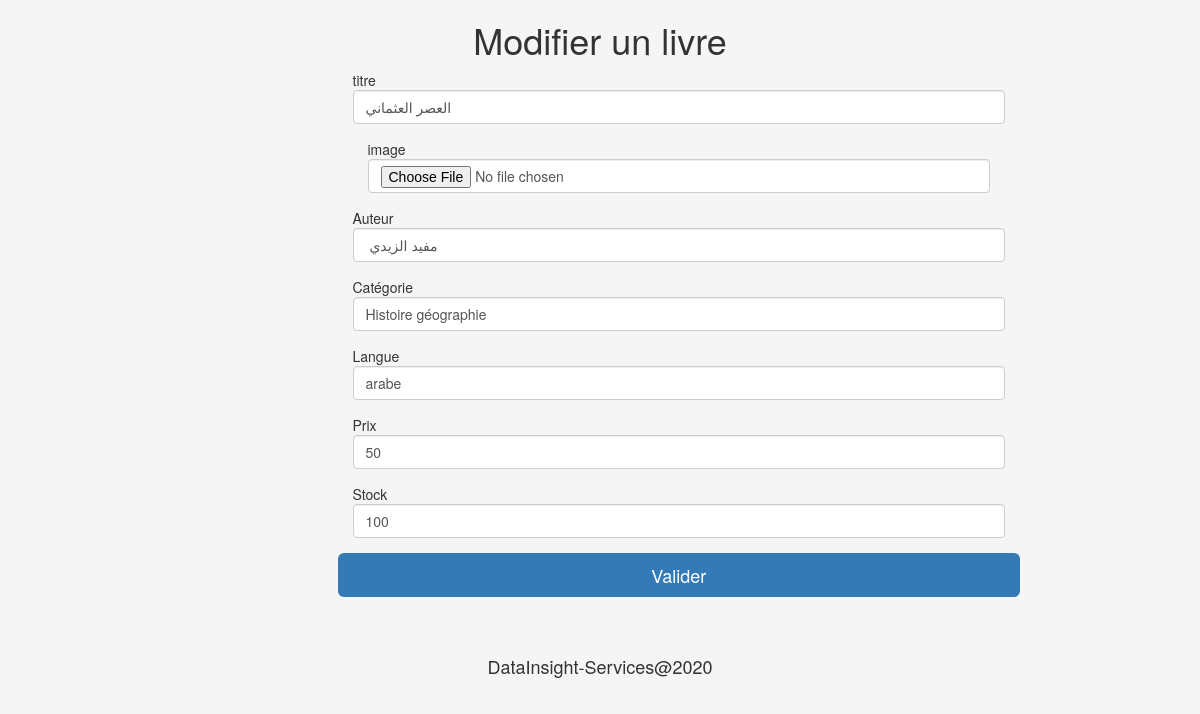
/Code/php/livreedit.php?id=1 (signed in), run on the app's committed database.
### tables this page shows
CREATE TABLE `livre` (
  `id` int(100) NOT NULL,
  `titre` varchar(200) NOT NULL,
  `auteur` varchar(300) NOT NULL,
  `img` varchar(200) NOT NULL,
  `categorie` varchar(200) NOT NULL,
  `langue` varchar(200) NOT NULL,
  `prix` int(11) NOT NULL DEFAULT 50,
  `stock` int(11) NOT NULL DEFAULT 100
);

### Code/Classes/dbconnect.php (called while the page is built, shortened)
<?php
class DB_con
{
function __construct()
{
$con = mysqli_connect(DB_SERVER,DB_USER,DB_PASS,DB_NAME);
$this->dbh=$con;
}
}
 ?>

### Code/Classes/livre.php (called while the page is built, shortened)
<?php
include 'dbconnect.php';
    class livre extends DB_con{
        public function AfficheLivre($id){
            $qr = $this->dbh->query("SELECT * FROM livre WHERE id='$id'") or die(mysql_error());
            return $qr;
        }
    }
    ?>

### Code/php/livreedit.php (the view, shortened to what this page needs)
<?php
include "../Classes/livre.php";
$id=$_GET['id'];
if(!$_SESSION['login'])
header("Location: login.php");
else {
 $liv=new livre();
 $result=$liv->AfficheLivre($id);
$row = $result->fetch_assoc();
    }
	?>
<!DOCTYPE html>
<html lang="en">
<head>
  <link rel="stylesheet" href="https://maxcdn.bootstrapcdn.com/bootstrap/3.4.1/css/bootstrap.min.css">
  <link rel="stylesheet" href="https://cdnjs.cloudflare.com/ajax/libs/font-awesome/4.7.0/css/font-awesome.min.css">
  <link rel="stylesheet" href="https://maxcdn.bootstrapcdn.com/font-awesome/4.5.0/css/font-awesome.min.css">
  <link rel="stylesheet" href="https://maxcdn.bootstrapcdn.com/font-awesome/4.6.3/css/font-awesome.min.css">
<link rel="stylesheet" href="https://cdnjs.cloudflare.com/ajax/libs/font-awesome/4.7.0/css/font-awesome.min.css">
 <link rel="stylesheet" href="https://pro.fontawesome.com/releases/v5.10.0/css/all.css"/>
 <link rel="stylesheet" href="../css/style3.css"/>
</head>
<body>
<center> <h1> Modifier un livre </h1></center>
		<div class="section-center"  style="margin-left : 20%;">
			<div class="container">
				<div class="row">
					<div class="col-md-7 col-md-offset-1">
						<div class="booking-form">
							<form action="<?php echo $_SERVER['PHP_SELF']; ?>" method="POST" enctype="multipart/form-data">
								<div class="row">
									<div class="col-md-12">
										<div class="form-group">
											<span class="form-label">titre</span>
											<input type="text" name='modtitre' id='modtitre' class="form-control" value="<?php echo $row['titre'];?>"  required >
										</div>
									</div>
</div>
									<div class="col-md-12">
										<div class="form-group">
											<span class="form-label">image</span>
											<input class="form-control" name="modimg" id="modimg" value="../<?=$row['img']?>" type="file">
										</div>
									</div>
								</div>
								<div class="row">
								<div class="col-md-12">
										<div class="form-group">
											<span class="form-label">Auteur</span>
											<input type="text" name='modauteur' id='modauteur' class="form-control" value="<?php echo $row['auteur'];?>"  required >
										</div>
									</div>
                                <div>
									<div class="col-md-12">
										<div class="form-group">
											<span class="form-label">Catégorie</span>
											<input class="form-control" name="modcategorie" id="modcategorie" type="text" value="<?php echo $row['categorie'];?>" required>
										</div>
									</div>
									<div class="col-md-12">
										<div class="form-group">
											<span class="form-label">Langue</span>
											<input class="form-control" name="modlangue" id="modlangue" type="text" value="<?php echo $row['langue'];?>" required>
										</div>
									</div>
									<div class="col-md-12">
										<div class="form-group">
											<span class="form-label">Prix</span>
											<input class="form-control" name="modprix" id="modprix" type="text" value="<?php echo $row['prix'];?>" required>
										</div>
									</div>
									<div class="col-md-12">
										<div class="form-group">
											<span class="form-label">Stock</span>
											<input class="form-control" name="modstock" id="modstock" type="text" value="<?php echo $row['stock'];?>" required>
										</div>
									</div>
								</div>
								<div class="form-btn">
									<button type="submit" name="modlivre" id="modlivre" style="border:none; margin-bottom : 50px" class="submit-btn btn-primary btn-lg btn-block">
										Valider
									</button>
								</div>
						</div>
					</div>
				</div>
			</div>
		</div>
		<footer>
           <div class="container-fluid">
           <center> <h4>DataInsight-Services@2020</h4> </center>
</div>
</footer>
    </body>
    </html>

### Code/css/style3.css (style rules this page uses)
html { font-family: ProximaNova, -apple-system, BlinkMacSystemFont, "Segoe UI", Roboto, "Helvetica Neue", Arial, sans-serif; font-size: 15px; font-weight: normal; line-height: 1.5; -webkit-text-size-adjust: 100%; color: #666; -webkit-font-smoothing: antialiased; -moz-osx-font-smoothing: grayscale; text-rendering: optimizeLegibility; }
body, html { background-color: whitesmoke; width: 100%; height: 100%; overflow-x: hidden; }

### data on the page
livre: modtitre "العصر العثماني", modauteur "مفيد الزيدي", modcategorie "Histoire géographie", modlangue "arabe", modprix "50", modstock "100"
